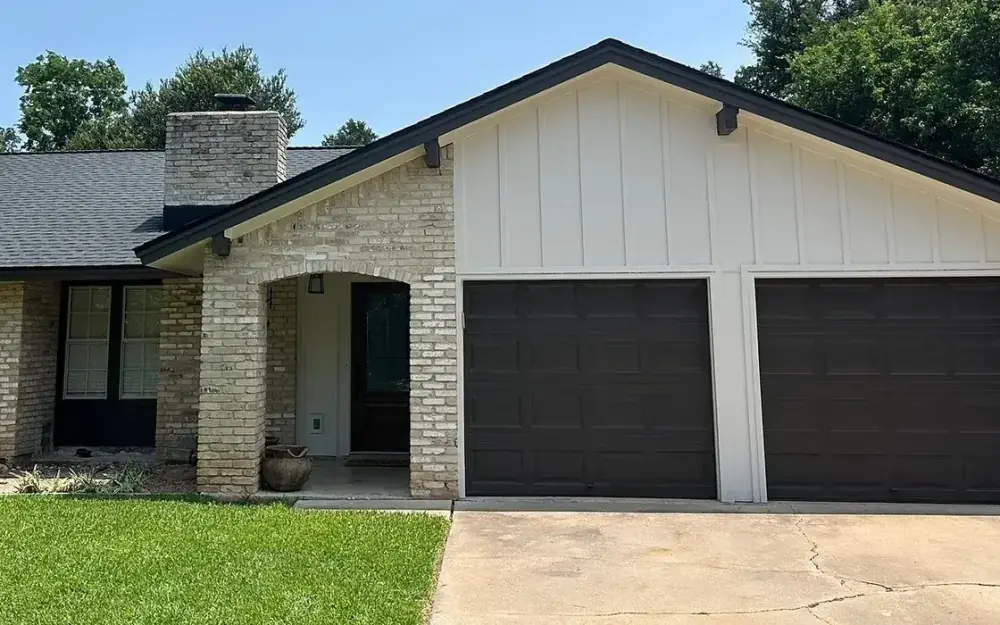
#> input picture siding/site/assets/img/h/work-siding0-a-1000.webp, 1000 x 625 px, given in place of work-robroy-a-1000.webp, which was not available
$ python blueprints.py
#> lines starting #> are read from the running program, lines starting #| are printed output that depends on the picture; pictures that were not available may be replaced by others from this repository, and a replacement may not be noted
"""Blueprint plates for work v2 (S0468): each house's own after photo turned into ink linework on paper.

Lines come only from the photo (edge detection), so the drawing is that job, not an invented house.
Writes site/assets/img/h/bp-{id}-1000.webp (graphite ink on the page's sheet colour).
"""
import os
import cv2
import numpy as np
from PIL import Image

HERE = os.path.dirname(os.path.abspath(__file__))
H = os.path.join(os.path.dirname(HERE), 'site', 'assets', 'img', 'h')
IDS = ['robroy', 'siding0', 'windows3', 'siding2', 'home2', 'windows1']
PAPER = np.array([0xFB, 0xFA, 0xF7], np.float32)   # --sheet
INK = np.array([0x2A, 0x2E, 0x35], np.float32)


def plate(pid):
#> called with pid = 'robroy'
    im = cv2.imread(os.path.join(H, f'work-{pid}-a-1000.webp'))
#> im is the input picture: shape (625, 1000, 3); mean B, G, R 107.7, 119.2, 112.1
    g = cv2.cvtColor(im, cv2.COLOR_BGR2GRAY)
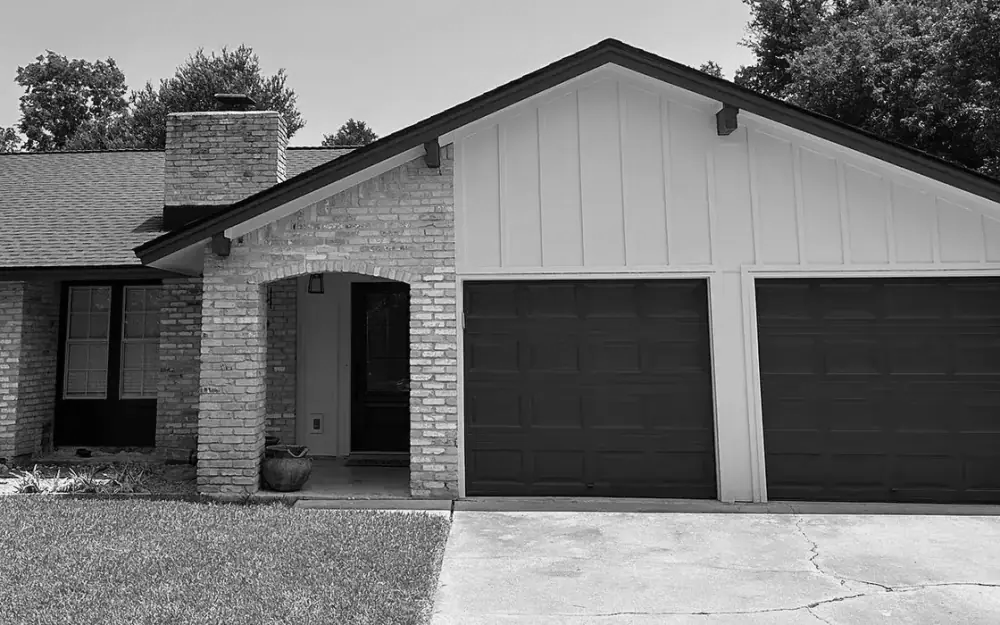
#> g: shape (625, 1000); min 0, max 255, mean 115.8
    g = cv2.bilateralFilter(g, 9, 40, 7)
    e1 = cv2.Canny(g, 40, 110, L2gradient=True)
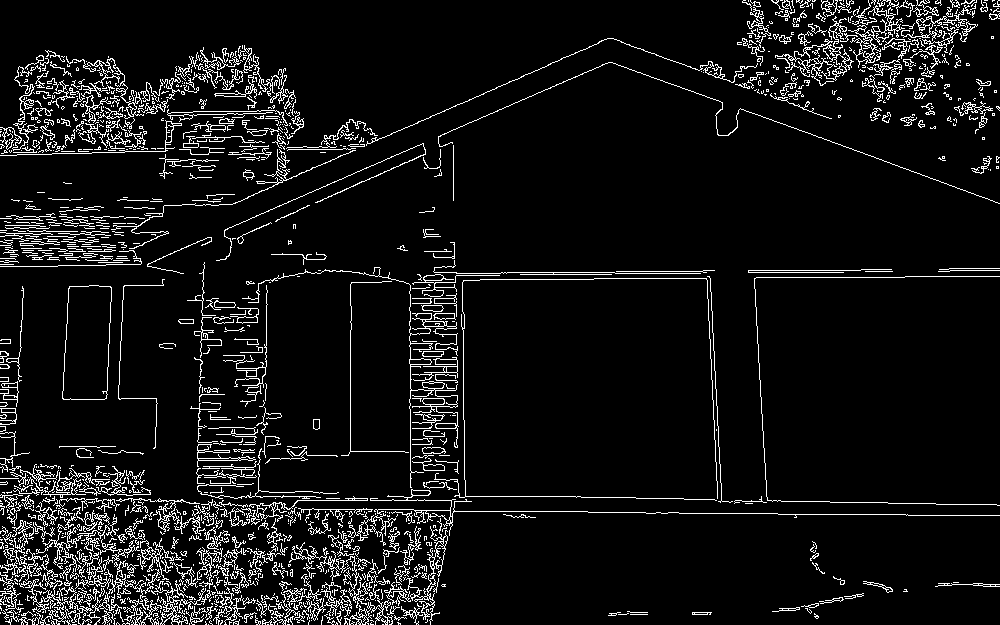
#> e1: shape (625, 1000); 7.5% white in thin lines or dots
    # keep connected strokes, drop specks (grass and leaves read as noise, not drawing)
    n, lab, st, _ = cv2.connectedComponentsWithStats(e1, connectivity=8)
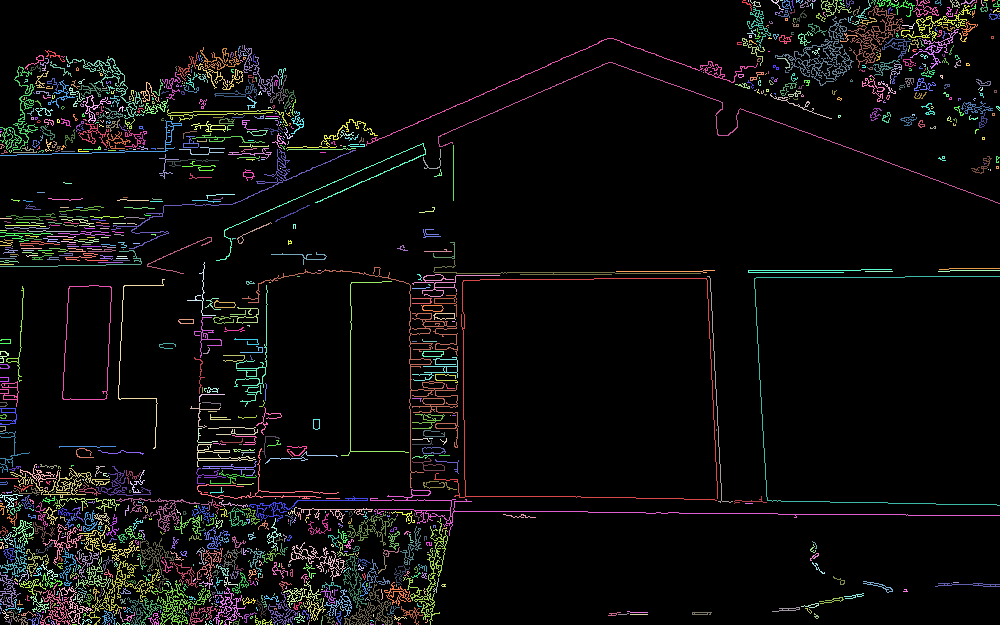
#> lab: shape (625, 1000) int32; 1181 distinct labels, from 0 to 1180; one colour per label, 0 black
#> n = 1181; st = 1181 rows, first 6: [0, 0, 1000, 625, 578427], [742, 0, 10, 11, 22], [748, 0, 1, 2, 2], [750, 0, 11, 7, 25], [771, 0, 13, 10, 24], [780, 0, 3, 1, 3]
    keep = np.zeros_like(e1)
    for i in range(1, n):
        x, y, w, h, a = st[i]
        if a >= 28 and max(w, h) >= 14:
            keep[lab == i] = 255
#> this loop made 1180 passes
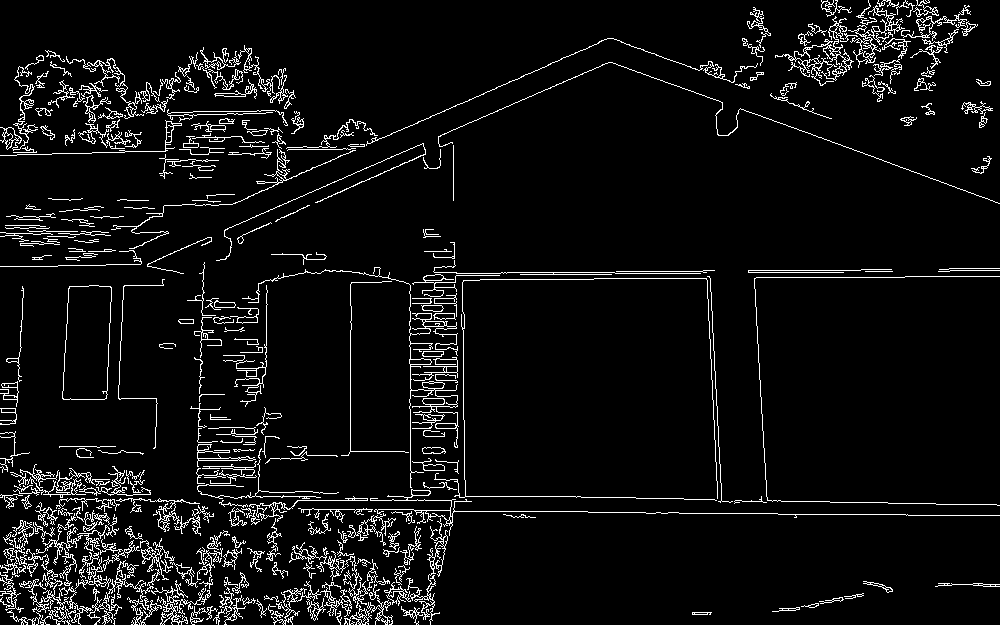
#> keep: shape (625, 1000); 6% white in thin lines or dots
    line = cv2.GaussianBlur(keep.astype(np.float32) / 255.0, (0, 0), 0.6)
    line = np.clip(line * 1.6, 0, 1)[..., None]
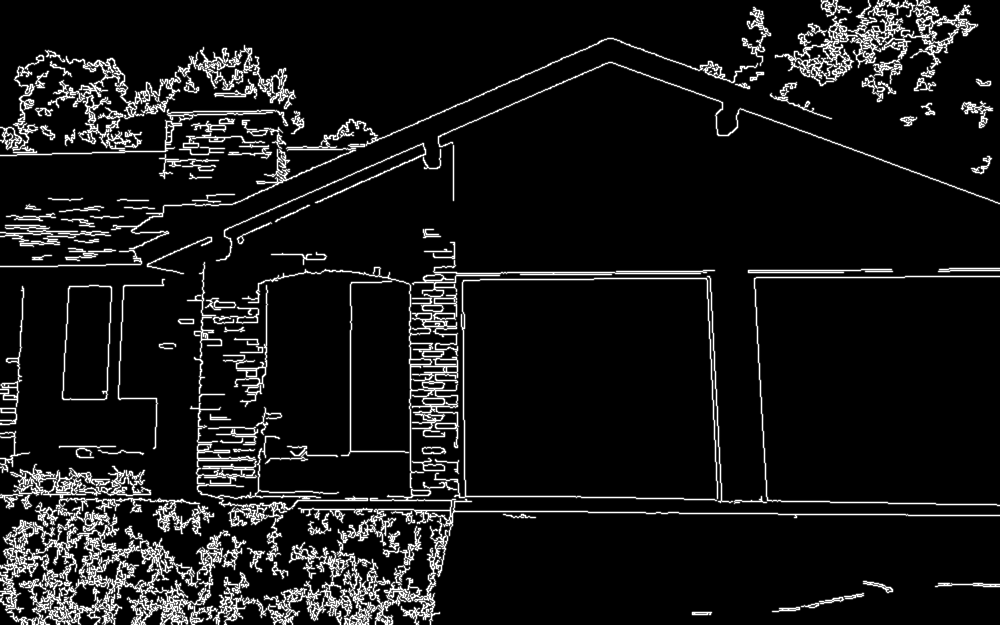
#> line: shape (625, 1000, 1) float32; min 0, max 1, mean 0.0913
    out = PAPER * (1 - line * 0.92) + INK * (line * 0.92)
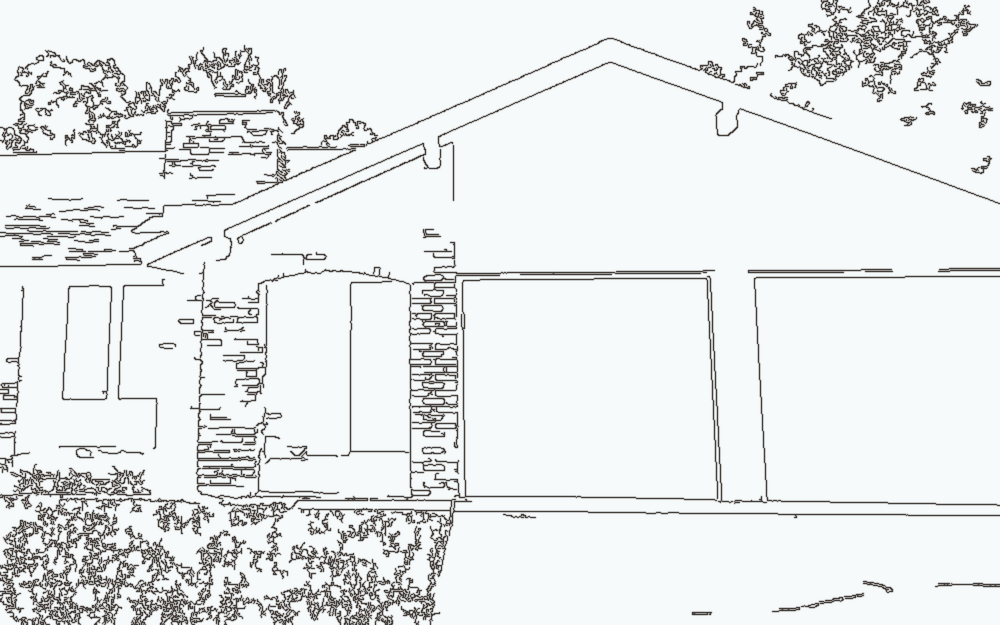
#> out: shape (625, 1000, 3) float32; mean of channels 0, 1, 2 232.8, 232.1, 231.1; drawn as B, G, R
    # a faint drafting grid under the ink (12 px), as the paper of the sheet
    grid = np.zeros(g.shape, np.float32)
    grid[::24, :] = 1
    grid[:, ::24] = 1
    out = out * (1 - grid[..., None] * 0.05) + np.array([0x8F, 0x8A, 0x80], np.float32) * grid[..., None] * 0.05
    rgb = cv2.cvtColor(np.clip(out, 0, 255).astype(np.uint8), cv2.COLOR_BGR2RGB)
    Image.fromarray(rgb).save(os.path.join(H, f'bp-{pid}-1000.webp'), 'WEBP', quality=70, method=6)


if __name__ == '__main__':
    for pid in IDS:
#> (the run stopped early here; a loop or call above may not have finished)
